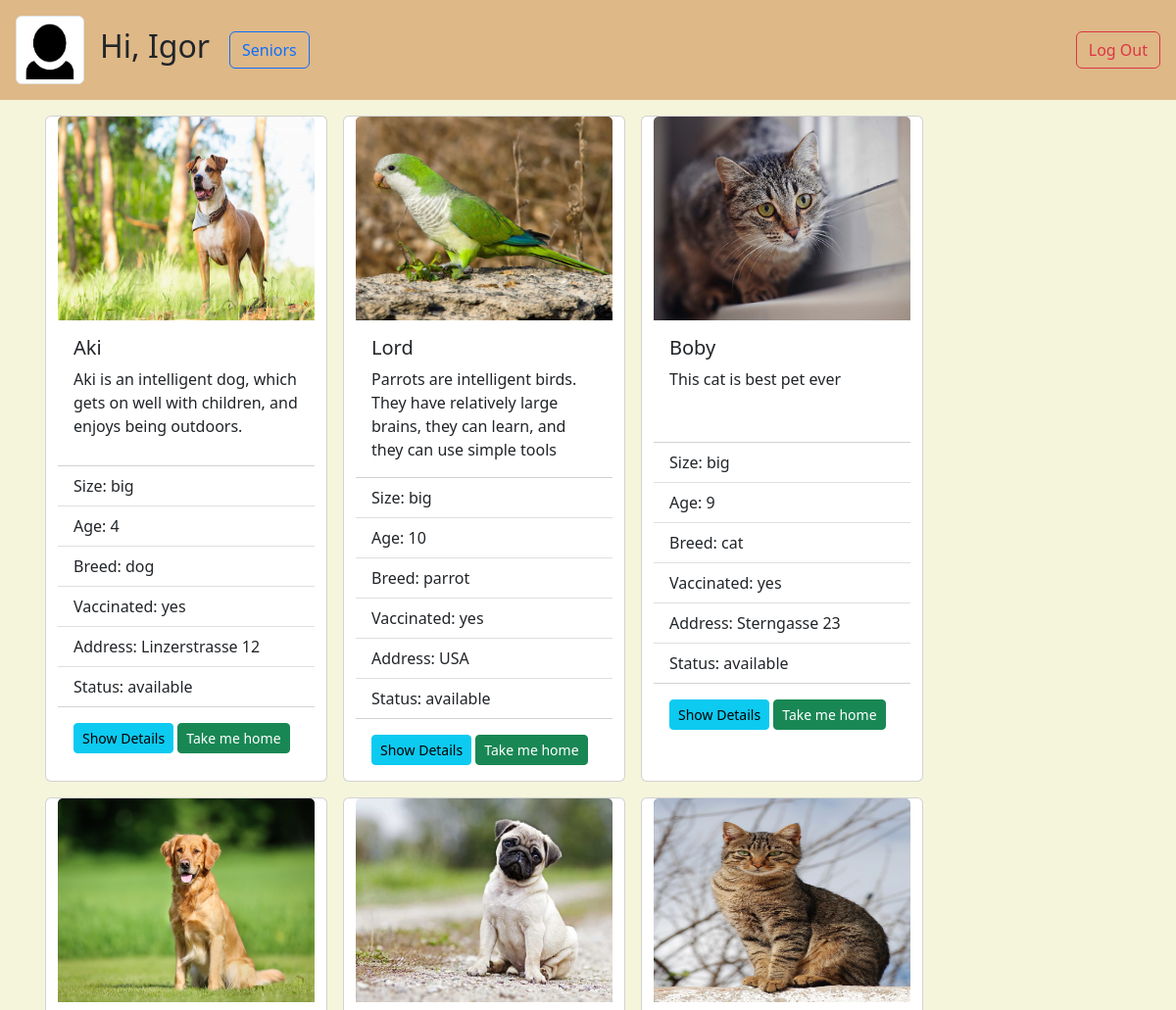
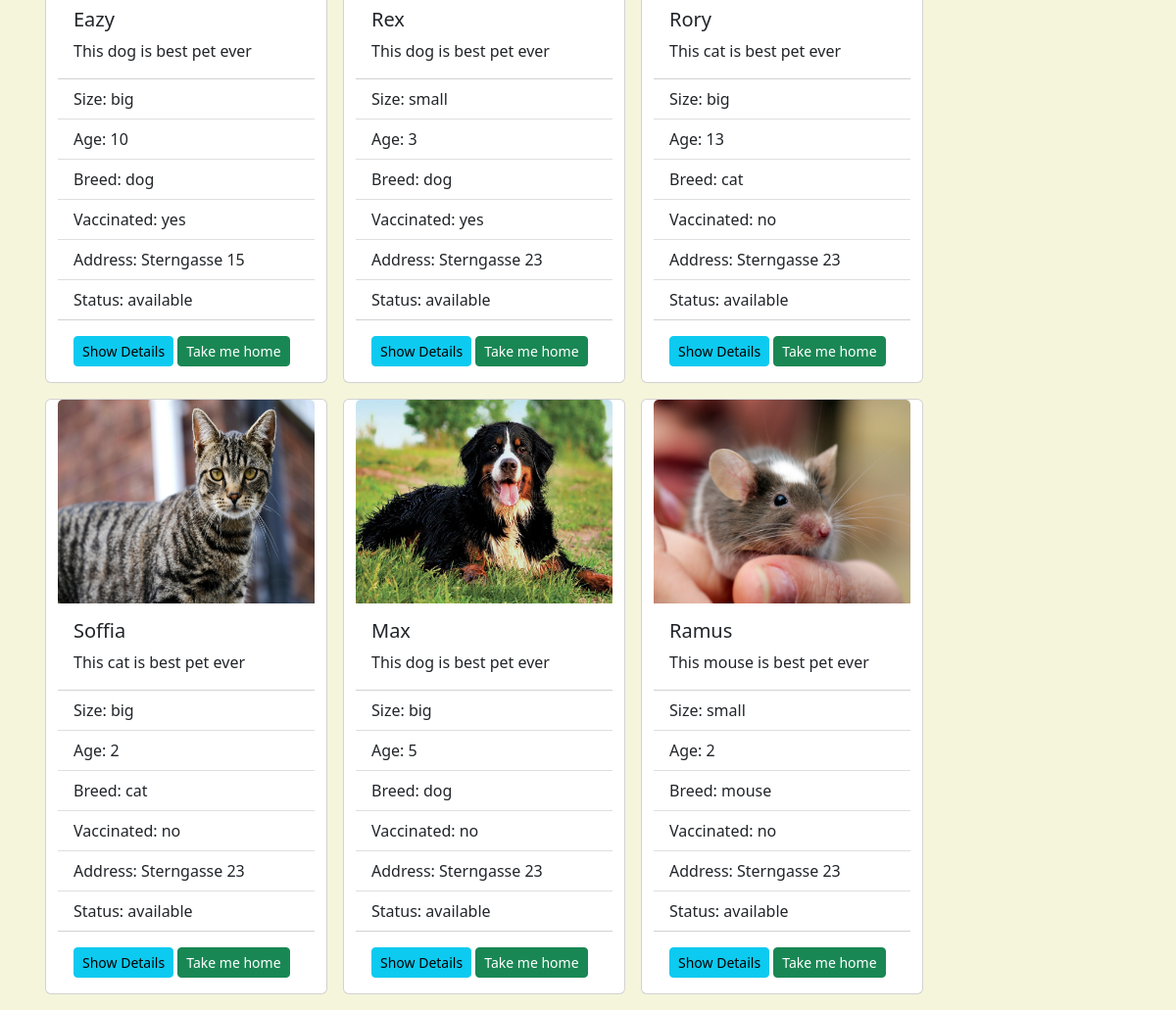
Page /home.php (signed in) on the committed database (2 pictures, top to bottom).
### tables this page shows
CREATE TABLE `user` (
  `id` int(11) NOT NULL,
  `first_name` varchar(55) DEFAULT NULL,
  `last_name` varchar(55) DEFAULT NULL,
  `email` varchar(55) DEFAULT NULL,
  `phone_number` int(11) DEFAULT NULL,
  `address` varchar(55) DEFAULT NULL,
  `picture` varchar(255) DEFAULT NULL,
  `password` varchar(255) DEFAULT NULL,
  `status` varchar(55) NOT NULL DEFAULT 'user'
);

CREATE TABLE `animal` (
  `id` int(11) NOT NULL,
  `name` varchar(55) DEFAULT NULL,
  `picture` varchar(255) DEFAULT NULL,
  `address` varchar(55) DEFAULT NULL,
  `description` varchar(255) DEFAULT NULL,
  `size` varchar(55) DEFAULT NULL,
  `age` int(11) DEFAULT NULL,
  `vaccinated` varchar(55) DEFAULT NULL,
  `breed` varchar(55) DEFAULT NULL,
  `status` varchar(55) DEFAULT 'available'
);

### home.php (the view, shortened to what this page needs)
<?php
require_once './components/db_connect.php';
$sql="SELECT * FROM user where id={$_SESSION['user']}";
$result= mysqli_query($connect,$sql);
$row=mysqli_fetch_assoc($result);
$fname=$row['first_name'];
$picture=$row['picture'];
$sql ="SELECT * FROM animal";
$result = mysqli_query($connect,$sql);
$card="";
if(mysqli_num_rows($result)>0){
    while ($row = mysqli_fetch_assoc($result)){
        $card .= "<div class='card' style='width: 18rem;'>
        <img style='height:13rem;' src='pictures/{$row['picture']}' class='card-img-top' alt='...'>
        <div class='card-body'>
          <h5 class='card-title'>{$row['name']}</h5>
          <p class='card-text'>{$row['description']}</p>
        </div>
        <ul class='list-group list-group-flush'>
          <li class='list-group-item'>Size: {$row['size']}</li>
          <li class='list-group-item'>Age: {$row['age']}</li>
          <li class='list-group-item'>Breed: {$row['breed']}</li>
          <li class='list-group-item'>Vaccinated: {$row['vaccinated']}</li>
          <li class='list-group-item'>Address: {$row['address']}</li>
          <li class='list-group-item'>Status: {$row['status']}</li>
        </ul>
        <div class='card-body'>
        <a class='text-decoration-none' href='details.php?id=" .$row['id']."'><button class='btn btn-info btn-sm' type='button'> Show Details</button></a>
        <a class='text-decoration-none' href='adopt.php?id=" . $row['id'] ."'><button class='btn btn-success btn-sm'>Take me home</button></a>
            </div>
      </div>";
    }
}
?>
<!DOCTYPE html>
<html lang="en">
<head>
    <?php require_once 'components/boot.php' ?>
</head>
<body class="bg">
    <div class="d-flex gap-3 p-3 justify-content-between align-items-center bg1">
        <div class="d-flex gap-3 align-items-center"><img class="img-thumbnail" src="pictures/<?= $picture?>">
        <div><h2>Hi, <?= $fname?></h2> </div>
        <div><a class="btn btn-outline-primary ms-1" href="senior.php">Seniors</a></div>
    </div>
        <div><a class="btn btn-outline-danger ms-1" href="logout.php?logout">Log Out</a></div>
    </div>
    <div class="container">
    <div class="row p-3 gap-3">
        <?= $card ?>
    </div>
    </div>
</body>
</html>

### components/boot.php (shortened to what this page needs)
<link href="https://cdn.jsdelivr.net/npm/bootstrap@5.2.2/dist/css/bootstrap.min.css" rel="stylesheet">

### home.php (style rules this page uses)
.img-thumbnail { width: 70px !important; height: 70px !important; }
.bg { background-color:beige; }
.bg1 { background-color:burlywood; }

### rows in the picture
user: picture (placeholder picture), first_name "Igor"
animal: picture (picture), name "Aki", description "Aki is an intelligent dog, which gets on well with children, and enjoys being outdoors.", size "big", age "4", breed "dog", vaccinated "yes", address "Linzerstrasse 12", status "available"
animal: picture (picture), name "Lord", description "Parrots are intelligent birds. They have relatively large brains, they can learn, and they can use simple tools", size "big", age "10", breed "parrot", vaccinated "yes", address "USA", status "available"
animal: picture (picture), name "Boby", description "This cat is best pet ever", size "big", age "9", breed "cat", vaccinated "yes", address "Sterngasse 23", status "available"
animal: picture (picture), name "Eazy", description "This dog is best pet ever", size "big", age "10", breed "dog", vaccinated "yes", address "Sterngasse 15", status "available"
animal: picture (picture), name "Rex", description "This dog is best pet ever", size "small", age "3", breed "dog", vaccinated "yes", address "Sterngasse 23", status "available"
animal: picture (picture), name "Rory", description "This cat is best pet ever", size "big", age "13", breed "cat", vaccinated "no", address "Sterngasse 23", status "available"
animal: picture (picture), name "Soffia", description "This cat is best pet ever", size "big", age "2", breed "cat", vaccinated "no", address "Sterngasse 23", status "available"
animal: picture (picture), name "Max", description "This dog is best pet ever", size "big", age "5", breed "dog", vaccinated "no", address "Sterngasse 23", status "available"
animal: picture (picture), name "Ramus", description "This mouse is best pet ever", size "small", age "2", breed "mouse", vaccinated "no", address "Sterngasse 23", status "available"
